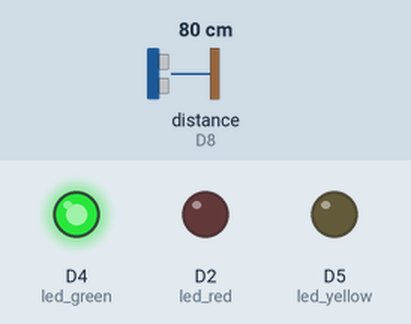
The sketch below on a simulated ESP8266 (NodeMCU). Shown: output pins drawn as LEDs (lit = HIGH). Wiring (inferred from the names in the program): ultrasonic range finder: trigger GPIO 3; echo D8. The test bench sets the inputs (shaded band); at power-on: distance to the obstacle (sensor on D8) 80 cm. The echo pulse lasts 58.3 µs per cm; pins used as bus, display or sensor lines are not drawn.

Above: at 1.2 s.
1.3 s: distance to the obstacle (sensor on D8) set to 22 cm
2.8 s: distance to the obstacle (sensor on D8) set to 19 cm
At 4.0 s:
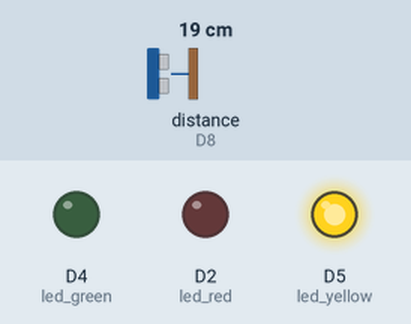
4.3 s: distance to the obstacle (sensor on D8) set to 12 cm
5.8 s: distance to the obstacle (sensor on D8) set to 9 cm
At 6.6 s:
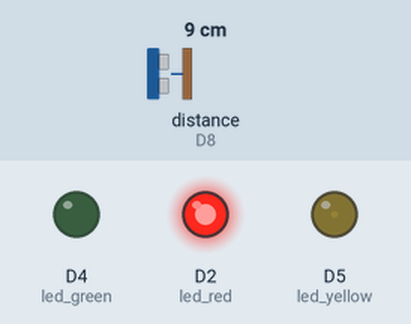
7.3 s: distance to the obstacle (sensor on D8) set to 18 cm
At 8.5 s:
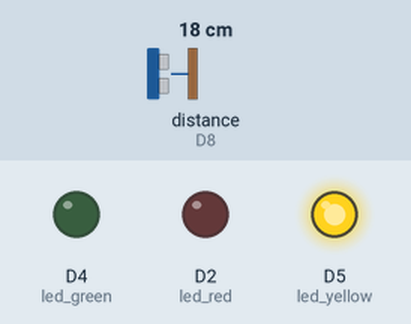
8.8 s: distance to the obstacle (sensor on D8) set to 2 cm
At 10.1 s:
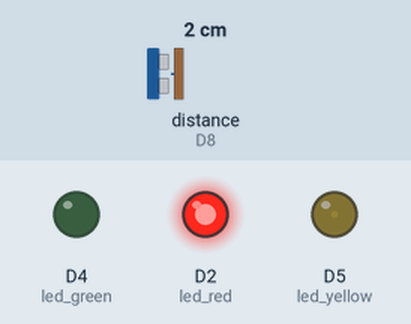
Timing chart, 0 to 11.3 s (numbered marks = the images above; inputs shaded):
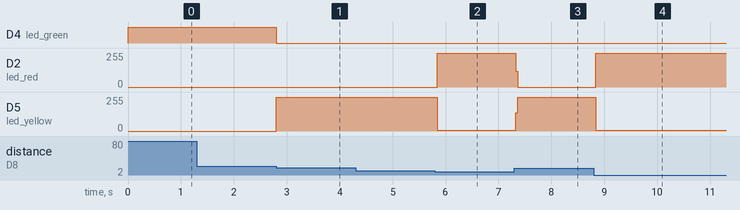

Measured:
- the behaviour switches between 21 and 20 cm on distance to the obstacle (sensor on D8) (found by bisection; images 0 and 1)
- the behaviour switches between 11 and 10 cm on distance to the obstacle (sensor on D8) (found by bisection; images 1 and 2)
- after the input at 1.3 s, every drawn part: stays the same
- after the input at 2.8 s, D4 (led_green): HIGH → LOW at once; D5 (led_yellow): 0/255 → 255/255 at once
- after the input at 4.3 s, every drawn part: stays the same
- after the input at 5.8 s, D2 (led_red): 0/255 → 254/255 at once; D5 (led_yellow): 255/255 → 5/255 at once
- after the input at 7.3 s, D2 (led_red): 254/255 → 0/255 at once; D5 (led_yellow): 5/255 → 255/255 at once
- after the input at 8.8 s, D2 (led_red): 0/255 → 254/255 at once; D5 (led_yellow): 255/255 → 5/255 at once

The sketch:

02._ultrasonic_sensor_led_control.ino
```cpp
/******************************************************************************************
 * FileName     : 02._ultrasonic_sensor_led
 * Description  : 초음파 센서를 이용하여 거리에 따라 LED를 켜보기
 * Author       : 이인정
 * Created Date : 2021.06.04
 * Reference    :
 * Modified     : 2021.06.04 : LIJ : 헤더 수정
 * Modified     : 202112.16  : LEH : 소스 크린징
******************************************************************************************/

int TRIG = D9;                     // TRIG 핀 설정 (초음파 보내는 핀)
int ECHO = D8;                     // ECHO 핀 설정 (초음파 받는 핀)

int led_red    = D2;               // 빨강색 LED
int led_green  = D4;               // 초록색 LED
int led_yellow = D5;               // 노랑색 LED


void setup()
{
  Serial.begin(115200);            // 통신속도
  pinMode(TRIG, OUTPUT);           // 핀 모드 설정
  pinMode(ECHO, INPUT);            // 핀 모드 설정
  pinMode(led_red, OUTPUT);        // 핀 모드 설정
  pinMode(led_green, OUTPUT);      // 핀 모드 설정
  pinMode(led_yellow, OUTPUT);     // 핀 모드 설정
}


void loop()
{
  long duration, distance;
  digitalWrite(TRIG, LOW);
  delayMicroseconds(2);
  digitalWrite(TRIG, HIGH);
  delayMicroseconds(10);
  digitalWrite(TRIG, LOW);

  duration = pulseIn (ECHO, HIGH);
  distance = duration * 17 / 1000; // 거리계산

  if(distance > 20){               // 물체와의 거리가 20cm 이상일때 초록 LED 켜기
    digitalWrite(led_green, HIGH);
    digitalWrite(led_red, LOW);
    digitalWrite(led_yellow, LOW);
  }

  if(distance < 20 ){              // 물체와의 거리가 10이상 20미만일때 노랑 LED 켜기
    digitalWrite(led_yellow, HIGH);
    digitalWrite(led_green, LOW);
    digitalWrite(led_red, LOW);
  }

  if(distance < 10){               // 물체와의 거리가 10미만일때 빨강 LED 켜기
    digitalWrite(led_red, HIGH);
    digitalWrite(led_green, LOW);
    digitalWrite(led_yellow, LOW);
  }
}

//=========================================================================================
//
// (주)한국공학기술연구원 http://et.ketri.re.kr
//
//=========================================================================================
```
